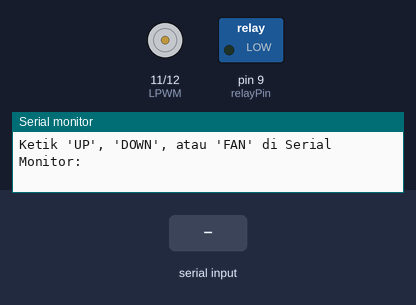
A sketch run on a simulated Arduino Uno, built with avr-gcc and run on an emulated ATmega328P. Parts: motor-driver pin pairs drawn as motors (green arrow = first pin HIGH = forward, orange = second pin HIGH = backward, longer = more drive), switched loads named in the sketch (green lamp = pin HIGH), the last lines printed to the serial monitor. Inputs (shaded band) come from the test bench.

Above: at 1.2 s.
1.3 s: "DOWN\n" received over Serial
At 2.6 s:
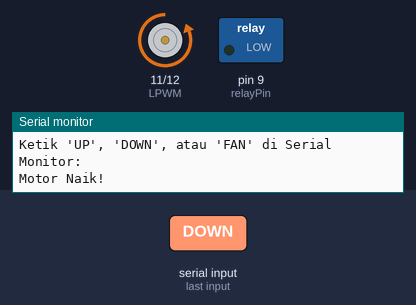
Timing chart, 0 to 29.8 s (numbered marks = the images above; inputs shaded):
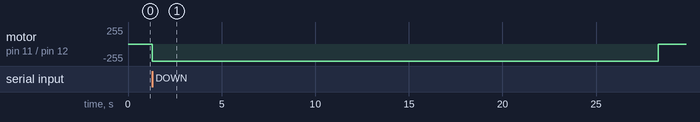

The sketch:

ransin_arduino_code.ino
```cpp
// Pin ke driver motor
const int RPWM = 12;   // Motor maju
const int LPWM = 11;   // Motor mundur
//const int EN   = 7;   // Enable Driver (BTS7960)

// Pin relay kipas
const int relayPin = 9;

void setup() {
  Serial.begin(9600); // Inisialisasi Serial Monitor
  pinMode(RPWM, OUTPUT);
  pinMode(LPWM, OUTPUT);
  //pinMode(EN, OUTPUT);
  pinMode(relayPin, OUTPUT);

  //digitalWrite(EN, HIGH); // Aktifkan motor driver
  digitalWrite(relayPin, LOW); // Pastikan relay OFF di awal

  Serial.println("Ketik 'UP', 'DOWN', atau 'FAN' di Serial Monitor:");
}

void loop() {
  if (Serial.available() > 0) {
    String perintah = Serial.readStringUntil('\n');
    perintah.trim(); // Hilangkan spasi ekstra

    if (perintah == "DOWN") {
      Serial.println("Motor Naik!");
      motorNaik();
    }
    else if (perintah == "UP") {
      Serial.println("Motor Turun!");
      motorTurun();
    }
    else if (perintah == "FAN") {
      Serial.println("Kipas Menyala!");
      hidupkanKipas();
    }
    else {
      Serial.println("Perintah tidak dikenali!");
    }
  }
}

// Fungsi motor naik (maju)
void motorNaik() {
  analogWrite(RPWM, 255); // Kecepatan 0-255
  analogWrite(LPWM, 0);
  delay(27000);            // Gerak 3 detik
  stopMotor();
}

// Fungsi motor turun (mundur)
void motorTurun() {
  analogWrite(RPWM, 0);
  analogWrite(LPWM, 255);
  delay(27000);            // Gerak 3 detik
  stopMotor();
}

// Fungsi motor berhenti
void stopMotor() {
  analogWrite(RPWM, 0);
  analogWrite(LPWM, 0);
  Serial.println("Motor berhenti.");
}

// Fungsi hidupkan kipas
void hidupkanKipas() {
  digitalWrite(relayPin, HIGH); // Relay ON
  delay(15000);                // 10 menit = 600.000 ms
  digitalWrite(relayPin, LOW);   // Relay OFF
  Serial.println("Kipas dimatikan setelah 10 menit.");
}
```

Measured:
- after the input at 1.3 s, motor on pin 11 (LPWM) / pin 12 (RPWM): stopped → backward 255/255 at once, → stopped 27.0 s later
